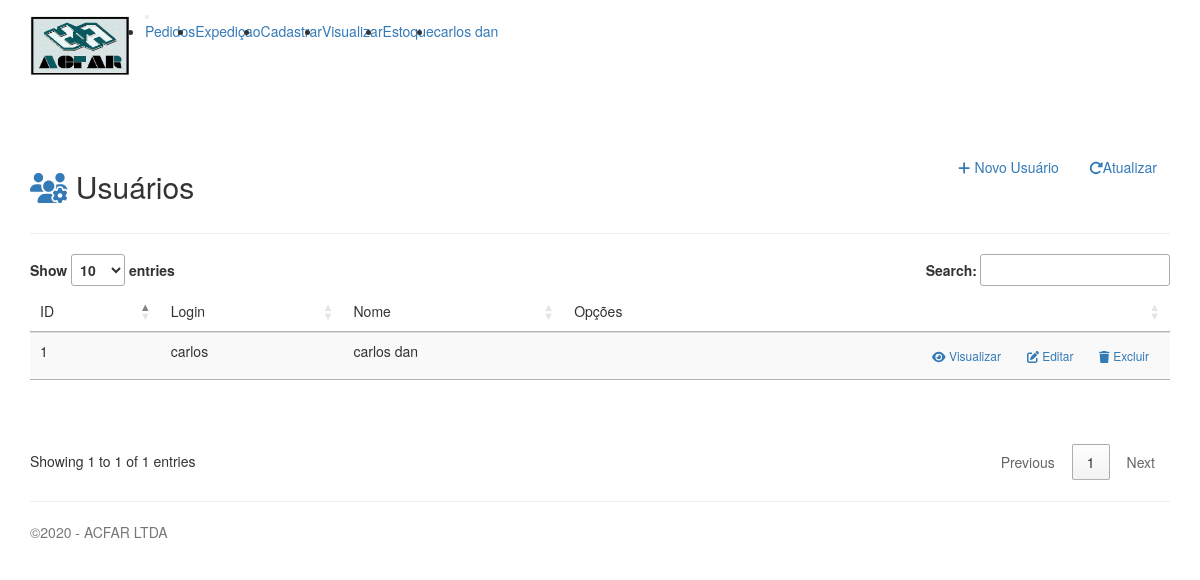
/usuarios/index1.php (signed in), run on the app's committed database.
### tables this page shows
CREATE TABLE IF NOT EXISTS `usuarios` (
  `id` int(11) NOT NULL AUTO_INCREMENT,
  `email` varchar(45) NOT NULL,
  `id_empresa` int(11) DEFAULT NULL,
  `nome` varchar(50) DEFAULT NULL,
  `login` varchar(45) NOT NULL,
  `senha` varchar(45) NOT NULL,
  `tipo` tinyint(4) DEFAULT '0',
  `telefone` varchar(15) DEFAULT NULL,
  `endereco` varchar(70) DEFAULT NULL,
  `cidade` varchar(45) DEFAULT NULL,
  `bairro` varchar(45) DEFAULT NULL,
  `numero` int(11) DEFAULT NULL,
  `cnpj` double DEFAULT NULL,
  `cpf` double DEFAULT NULL,
  `cep` varchar(9) DEFAULT NULL,
  `criado` datetime DEFAULT NULL,
  `modificado` datetime DEFAULT NULL,
  PRIMARY KEY (`id`),
  UNIQUE KEY `email` (`email`,`senha`,`login`,`cep`,`cnpj`),
  KEY `id_empresa` (`id_empresa`)
);

### usuarios/functions.php (called while the page is built, shortened)
<?php
function index(){
    $usuarios = find_all('usuarios');
}
function find_all($table){
    return find($table);
}
function find($table, $id = null){
    $link = open_database();
    $found = null;
    try{
        if ($id) {
            $sql = "SELECT * FROM $table WHERE id = $id ORDER BY id DESC ";
            $exec = $link->query($sql);
            if ($exec->num_rows > 0) {
                $found = $exec->fetch_assoc();
            }
        } else {
            $sql = "SELECT * FROM $table ORDER BY id DESC ";
            $exec = $link->query($sql);
            if ($exec->num_rows > 0) {
                $found = $exec->fetch_all(MYSQLI_ASSOC);
            }
        }
    }catch (Exception $e){
        $_SESSION['message'] = $e->getMessage();
        $_SESSION['type'] = 'danger';
    }
    return $found;
}
?>

### usuarios/index1.php (the view, shortened to what this page needs)
<?php
\Usuarios\index();
?>
<div class="container">
    <header>
        <div style="margin-top: 60px">
            <div class="row">
                <div class="col-sm-6">
                    <h2 class="display-4"><i class="fas fa-users-cog text-primary" aria-hidden="true"></i>
                        Usuários</h2>
                </div>
                <div class="col-sm-6 text-right">
                    <a href="usuario.php" class="btn btn-outline-primary"><i class="fas fa-plus"></i> Novo Usuário</a>
                    <a href="index.php" class="btn btn-outline-success"><i class="fas fa-redo-alt"></i>Atualizar</a>
                </div>
            </div>
        </div>
    </header>
    <hr>
    <table class="table table-hover table-striped" id="tableindex1" style="margin-bottom: 60px">
        <thead class="bg-gradient-primary">
        <tr>
            <td>ID</td>
            <td>Login</td>
            <td>Nome</td>
            <td class="text-right">Opções</td>
        </tr>
        </thead>
        <tbody>
        <?php
        if ($usuarios) {
            foreach ($usuarios as $usuario) {
                ?>
                <tr>
                    <td><?php echo $usuario['id']; ?></td>
                    <td><?php echo $usuario['login']; ?></td>
                    <td><?php echo $usuario['nome']; ?></td>
                    <td class="actions text-right">
                        <a href="view.php?id=<?php echo $usuario['id']; ?>" class="btn btn-sm btn-outline-success">
                            <i class="fas fa-eye"></i> Visualizar</a>
                        <a href="edit.php?id=<?php echo $usuario['id']; ?>" class="btn btn-sm btn-outline-warning">
                            <i class="fas fa-edit"></i> Editar</a>
                        <a class="btn btn-sm btn-outline-danger" href="#" data-toggle="modal"
                           data-target="#delete-modal" data-usuario="<?php echo $usuario['id']; ?>">
                            <i class="fa fa-trash"></i> Excluir
                        </a>
                    </td>
                </tr>
                <?php
            }
        }
        ?>
        </tbody>
    </table>
</div>

### css/estile.css (style rules this page uses)
* { margin: 0; padding: 0; }

### data on the page
usuarios: id "1", login "carlos", nome "carlos dan"

### other printed values
$_SESSION['usuario'] "carlos dan"
